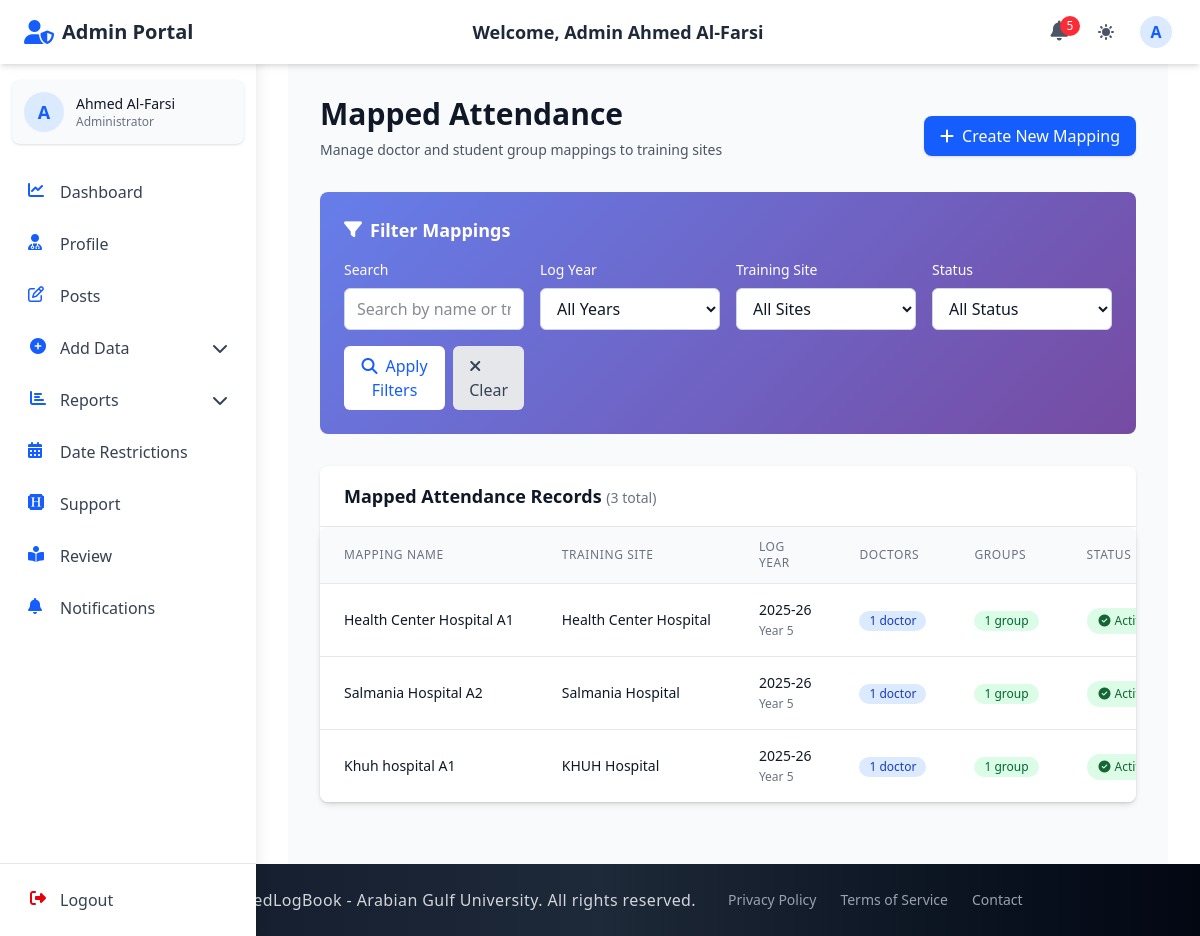
The page /admin_section/mapped-attendance/ (signed in) on the database its author committed.
### accounts/models.py (models this page shows, shortened)
class CustomUser(AbstractUser):
    email = models.EmailField(unique=True)
    first_name = models.CharField(max_length=150, blank=True)
    last_name = models.CharField(max_length=150, blank=True)
    profile_photo = models.ImageField(
        upload_to="profiles/", blank=True, null=True, default="profiles/default.jpg"
    )
    city = models.CharField(max_length=100, blank=True)
    country = models.CharField(max_length=100, blank=True)
    phone_no = models.CharField(max_length=20, blank=True)
    bio = models.TextField(blank=True)
    speciality = models.CharField(max_length=100, blank=True)
    ROLE_CHOICES = (
        ("student", "Student"),
        ("doctor", "Doctor"),
        ("staff", "Staff"),
        ("admin", "Admin"),
    )
    role = models.CharField(max_length=10, choices=ROLE_CHOICES, default="student")
    groups = models.ManyToManyField(
        "auth.Group", related_name="customuser_groups", blank=True
    )
    user_permissions = models.ManyToManyField(
        "auth.Permission", related_name="customuser_permissions", blank=True
    )
    USERNAME_FIELD = "email"
    REQUIRED_FIELDS = ["username"]

### admin_section/models.py (models this page shows, shortened)
class MappedAttendance(models.Model):
    name = models.CharField(max_length=100, help_text="Name for this attendance mapping")
    training_site = models.ForeignKey(TrainingSite, on_delete=models.CASCADE, related_name='mapped_attendances')
    doctors = models.ManyToManyField('accounts.Doctor', blank=True, related_name='mapped_attendances')
    groups = models.ManyToManyField(Group, blank=True, related_name='mapped_attendances')
    log_year = models.ForeignKey(LogYear, on_delete=models.CASCADE, related_name='mapped_attendances')
    log_year_section = models.ForeignKey(
        LogYearSection,
        on_delete=models.SET_NULL,
        null=True,
        blank=True,
        related_name='mapped_attendances'
    )
    is_active = models.BooleanField(default=True)
    created_at = models.DateTimeField(auto_now_add=True)
    updated_at = models.DateTimeField(auto_now=True)
    class Meta:
        ordering = ['-created_at']
        verbose_name = "Mapped Attendance"
        verbose_name_plural = "Mapped Attendances"
        unique_together = ['name', 'training_site', 'log_year']

class TrainingSite(models.Model):
    name = models.CharField(max_length=100, unique=True)
    log_year = models.ForeignKey(LogYear, on_delete=models.CASCADE, related_name='training_sites')

class LogYear(models.Model):
    year_name = models.CharField(max_length=20, unique=True)

class LogYearSection(models.Model):
    year_section_name = models.CharField(max_length=20)
    year_name = models.ForeignKey(LogYear, on_delete=models.CASCADE, related_name="log_year_sections")
    is_deleted = models.BooleanField(default=False)

### admin_section/views_file/mapped_attendance_views.py (the view)
# urls.py: path("mapped-attendance/", mapped_attendance_list, name="mapped_attendance_list"),
@login_required
def mapped_attendance_list(request):
    search_query = request.GET.get('search', '')
    log_year_filter = request.GET.get('log_year', '')
    training_site_filter = request.GET.get('training_site', '')
    is_active_filter = request.GET.get('is_active', '')
    mappings = MappedAttendance.objects.select_related(
        'training_site', 'log_year', 'log_year_section'
    ).prefetch_related('doctors', 'groups')
    if search_query:
        mappings = mappings.filter(
            Q(name__icontains=search_query) |
            Q(training_site__name__icontains=search_query)
        )
    if log_year_filter:
        mappings = mappings.filter(log_year_id=log_year_filter)
    if training_site_filter:
        mappings = mappings.filter(training_site_id=training_site_filter)
    if is_active_filter:
        mappings = mappings.filter(is_active=is_active_filter == 'true')
    paginator = Paginator(mappings, 10)
    page_number = request.GET.get('page')
    page_obj = paginator.get_page(page_number)
    log_years = LogYear.objects.all().order_by('-year_name')
    training_sites = TrainingSite.objects.all().order_by('name')
    context = {
        'page_obj': page_obj,
        'search_query': search_query,
        'log_years': log_years,
        'training_sites': training_sites,
        'selected_log_year': log_year_filter,
        'selected_training_site': training_site_filter,
        'selected_is_active': is_active_filter,
    }
    return render(request, 'admin_section/mapped_attendance_list.html', context)

### admin_section/templates/admin_section/mapped_attendance_list.html (shortened to what this page needs)
{% extends 'base.html' %}
{% load static %}
{% block navbar %}
  {% include 'components/admin_auth_navbar.html' %}
{% endblock %}
{% block content %}
<div class="min-h-screen bg-gray-50 dark:bg-gray-900 py-8">
  <div class="max-w-7xl mx-auto px-4 sm:px-6 lg:px-8">
    <div class="mb-8">
      <div class="flex flex-col sm:flex-row sm:items-center sm:justify-between">
        <div>
          <h1 class="text-3xl font-bold text-gray-900 dark:text-white">Mapped Attendance</h1>
          <p class="mt-2 text-sm text-gray-600 dark:text-gray-400">
            Manage doctor and student group mappings to training sites
          </p>
        </div>
        <div class="mt-4 sm:mt-0">
          <a href="{% url 'admin_section:mapped_attendance_create' %}"
             class="inline-flex items-center px-4 py-2 bg-blue-600 hover:bg-blue-700 text-white font-medium rounded-lg shadow-sm transition-colors duration-200">
            <i class="fas fa-plus mr-2"></i>
            Create New Mapping
          </a>
        </div>
      </div>
    </div>
    <div class="filter-card rounded-lg p-6 mb-8 text-white">
      <h3 class="text-lg font-semibold mb-4 flex items-center">
        <i class="fas fa-filter mr-2"></i>
        Filter Mappings
      </h3>
      <form method="get" class="grid grid-cols-1 md:grid-cols-4 gap-4">
        <div>
          <label class="block text-sm font-medium mb-2">Search</label>
          <input type="text" name="search" value="{{ search_query }}"
                 placeholder="Search by name or training site..."
                 class="w-full px-3 py-2 rounded-md border border-gray-300 dark:border-gray-600 bg-white dark:bg-gray-800 text-gray-900 dark:text-white focus:ring-2 focus:ring-blue-500">
        </div>
        <div>
          <label class="block text-sm font-medium mb-2">Log Year</label>
          <select name="log_year" class="w-full px-3 py-2 rounded-md border border-gray-300 dark:border-gray-600 bg-white dark:bg-gray-800 text-gray-900 dark:text-white focus:ring-2 focus:ring-blue-500">
            <option value="">All Years</option>
          </select>
        </div>
        <div>
          <label class="block text-sm font-medium mb-2">Training Site</label>
          <select name="training_site" class="w-full px-3 py-2 rounded-md border border-gray-300 dark:border-gray-600 bg-white dark:bg-gray-800 text-gray-900 dark:text-white focus:ring-2 focus:ring-blue-500">
            <option value="">All Sites</option>
          </select>
        </div>
        <div>
          <label class="block text-sm font-medium mb-2">Status</label>
          <select name="is_active" class="w-full px-3 py-2 rounded-md border border-gray-300 dark:border-gray-600 bg-white dark:bg-gray-800 text-gray-900 dark:text-white focus:ring-2 focus:ring-blue-500">
            <option value="">All Status</option>
          </select>
        </div>
        <div class="md:col-span-4 flex gap-2">
          <button type="submit" class="px-4 py-2 bg-white text-blue-600 rounded-md hover:bg-gray-100 transition-colors duration-200 font-medium">
            <i class="fas fa-search mr-2"></i>Apply Filters
          </button>
          <a href="{% url 'admin_section:mapped_attendance_list' %}" class="px-4 py-2 bg-gray-200 text-gray-700 rounded-md hover:bg-gray-300 transition-colors duration-200 font-medium">
            <i class="fas fa-times mr-2"></i>Clear
          </a>
        </div>
      </form>
    </div>
    <div class="bg-white dark:bg-gray-800 rounded-lg shadow-sm">
      <div class="px-6 py-4 border-b border-gray-200 dark:border-gray-700">
        <h3 class="text-lg font-semibold text-gray-900 dark:text-white">
          Mapped Attendance Records
          {% if page_obj.paginator.count %}
            <span class="text-sm font-normal text-gray-500 dark:text-gray-400">
              ({{ page_obj.paginator.count }} total)
            </span>
          {% endif %}
        </h3>
      </div>
      {% if page_obj %}
        <div class="table-container">
          <table class="min-w-full divide-y divide-gray-200 dark:divide-gray-700">
            <thead class="bg-gray-50 dark:bg-gray-700">
              <tr>
                <th class="px-6 py-3 text-left text-xs font-medium text-gray-500 dark:text-gray-300 uppercase tracking-wider">
                  Mapping Name
                </th>
                <th class="px-6 py-3 text-left text-xs font-medium text-gray-500 dark:text-gray-300 uppercase tracking-wider">
                  Training Site
                </th>
                <th class="px-6 py-3 text-left text-xs font-medium text-gray-500 dark:text-gray-300 uppercase tracking-wider">
                  Log Year
                </th>
                <th class="px-6 py-3 text-left text-xs font-medium text-gray-500 dark:text-gray-300 uppercase tracking-wider">
                  Doctors
                </th>
                <th class="px-6 py-3 text-left text-xs font-medium text-gray-500 dark:text-gray-300 uppercase tracking-wider">
                  Groups
                </th>
                <th class="px-6 py-3 text-left text-xs font-medium text-gray-500 dark:text-gray-300 uppercase tracking-wider">
                  Status
                </th>
              </tr>
            </thead>
            <tbody class="bg-white dark:bg-gray-800 divide-y divide-gray-200 dark:divide-gray-700">
              {% for mapping in page_obj %}
                <tr class="hover:bg-gray-50 dark:hover:bg-gray-700 transition-colors duration-150">
                  <td class="px-6 py-4 whitespace-nowrap">
                    <div class="text-sm font-medium text-gray-900 dark:text-white">
                      {{ mapping.name }}
                    </div>
                  </td>
                  <td class="px-6 py-4 whitespace-nowrap">
                    <div class="text-sm text-gray-900 dark:text-white">
                      {{ mapping.training_site.name }}
                    </div>
                  </td>
                  <td class="px-6 py-4 whitespace-nowrap">
                    <div class="text-sm text-gray-900 dark:text-white">
                      {{ mapping.log_year.year_name }}
                      {% if mapping.log_year_section %}
                        <br><span class="text-xs text-gray-500">{{ mapping.log_year_section.year_section_name }}</span>
                      {% endif %}
                    </div>
                  </td>
                  <td class="px-6 py-4 whitespace-nowrap">
                    <div class="text-sm text-gray-900 dark:text-white">
                      <span class="inline-flex items-center px-2.5 py-0.5 rounded-full text-xs font-medium bg-blue-100 text-blue-800">
                        {{ mapping.doctors.count }} doctor{{ mapping.doctors.count|pluralize }}
                      </span>
                    </div>
                  </td>
                  <td class="px-6 py-4 whitespace-nowrap">
                    <div class="text-sm text-gray-900 dark:text-white">
                      <span class="inline-flex items-center px-2.5 py-0.5 rounded-full text-xs font-medium bg-green-100 text-green-800">
                        {{ mapping.groups.count }} group{{ mapping.groups.count|pluralize }}
                      </span>
                    </div>
                  </td>
                  <td class="px-6 py-4 whitespace-nowrap">
                    {% if mapping.is_active %}
                      <span class="status-badge status-active">
                        <i class="fas fa-check-circle mr-1"></i>Active
                      </span>
                    {% else %}
                      <span class="status-badge status-inactive">
                        <i class="fas fa-times-circle mr-1"></i>Inactive
                      </span>
                    {% endif %}
                  </td>
                </tr>
              {% endfor %}
            </tbody>
          </table>
        </div>
      {% endif %}
    </div>
  </div>
</div>
{% endblock %}

### templates/components/auth_navbar_base.html (shortened to what this page needs)
<header class="bg-white dark:bg-gray-800 shadow-md fixed top-0 left-0 right-0 z-40 h-16 transition-all duration-300">
  <div class="flex items-center justify-between h-full px-4 md:px-6 max-w-7xl mx-auto">
    <div class="flex items-center space-x-3">
      <a href="{% block home_url %}{% endblock %}" class="flex items-center">
        <i class="{% block header_icon %}fas fa-book-medical{% endblock %} text-blue-600 dark:text-blue-400 text-2xl mr-2"></i>
        <span class="font-bold text-xl text-gray-800 dark:text-white hidden sm:inline">{% block portal_name %}ElogBook Portal{% endblock %}</span>
      </a>
    </div>
    <div class="hidden md:block text-center">
      <h1 class="text-lg font-semibold text-gray-800 dark:text-white">
        Welcome, {% block user_title %}{% endblock %} {{ request.session.first_name }} {{ request.session.last_name }}
      </h1>
    </div>
    <div class="flex items-center space-x-3">
      <div class="relative">
        <a href="{% block notifications_url %}#{% endblock %}" class="p-2 text-gray-600 dark:text-gray-300 hover:bg-gray-100 dark:hover:bg-gray-700 rounded-full transition-colors duration-200" aria-label="Notifications">
          <i class="fas fa-bell text-xl"></i>
          {% if unread_notifications_count > 0 %}
            <span class="absolute -top-1 -right-1 bg-red-500 text-white text-xs rounded-full h-5 w-5 flex items-center justify-center">{{ unread_notifications_count }}</span>
          {% endif %}
        </a>
      </div>
      <button id="theme-toggle" aria-label="Toggle dark mode" class="p-2 text-gray-600 dark:text-gray-300 hover:bg-gray-100 dark:hover:bg-gray-700 rounded-full transition-colors duration-200 focus:outline-none focus:ring-2 focus:ring-blue-500">
      </button>
      <div class="relative" x-data="{open: false}">
        <button @click="open = !open" id="user-menu-button" class="flex items-center text-gray-600 dark:text-gray-300 hover:bg-gray-100 dark:hover:bg-gray-700 rounded-full p-1 focus:outline-none focus:ring-2 focus:ring-blue-500">
          <div class="h-8 w-8 rounded-full bg-blue-100 dark:bg-blue-900 flex items-center justify-center text-blue-600 dark:text-blue-300 font-semibold">
            {{ request.session.first_name|slice:"0:1" }}
          </div>
        </button>
      </div>
    </div>
  </div>
</header>
<aside id="sidebar" class="fixed inset-y-0 left-0 z-30 w-64 pt-16 bg-white dark:bg-gray-800 shadow-lg transform -translate-x-full transition-transform duration-300 ease-in-out md:translate-x-0 overflow-hidden">
  <div class="h-full flex flex-col">
    <div class="flex-1 px-3 py-4 overflow-y-auto">
      <div class="flex items-center p-3 mb-6 rounded-lg bg-gray-50 dark:bg-gray-700 shadow-sm">
        <div class="flex-shrink-0">
          <div class="h-10 w-10 rounded-full bg-blue-100 dark:bg-blue-900 flex items-center justify-center text-blue-600 dark:text-blue-300 font-semibold text-lg">
            {{ request.session.first_name|slice:"0:1" }}
          </div>
        </div>
        <div class="ml-3 overflow-hidden">
        <p class="text-sm font-medium text-gray-900 dark:text-white truncate">{{ request.session.first_name }} {{ request.session.last_name }}</p>
        <p class="text-xs text-gray-500 dark:text-gray-400 truncate">{% block user_role %}User{% endblock %}</p>
      </div>
    </div>
      <nav class="space-y-1">
        {% block sidebar_menu %}{% endblock %}
      </nav>
    </div>
    <div class="px-3 py-3 border-t border-gray-200 dark:border-gray-700">
      <form method="POST" action="{% block logout_url_bottom %}#{% endblock %}" class="w-full">
        <button type="submit" class="flex w-full items-center px-4 py-3 text-gray-700 dark:text-gray-300 rounded-lg hover:bg-gray-100 dark:hover:bg-gray-700 group transition-colors duration-200">
          <i class="fas fa-sign-out-alt w-5 h-5 text-red-600 dark:text-red-400"></i>
          <span class="ml-3 font-medium">Logout</span>
        </button>
      </form>
    </div>
  </div>
</aside>
<div id="content-wrapper" class="pt-16 md:pl-64 min-h-screen transition-all duration-300">
</div>

### rows shown on the page
CustomUser: session.last_name "Al-Farsi"
MappedAttendance: name "Health Center Hospital A1", training_site.name "Health Center Hospital", log_year.year_name "2025-26", log_year_section.year_section_name "Year 5", doctors.count "1", groups.count "1", is_active True (drawn)
MappedAttendance: name "Salmania Hospital A2", training_site.name "Salmania Hospital", log_year.year_name "2025-26", log_year_section.year_section_name "Year 5", doctors.count "1", groups.count "1", is_active True (drawn)
MappedAttendance: name "Khuh hospital A1", training_site.name "KHUH Hospital", log_year.year_name "2025-26", log_year_section.year_section_name "Year 5", doctors.count "1", groups.count "1", is_active True (drawn)

### other values the page prints
{{ request.session.first_name }} "Ahmed"
{{ unread_notifications_count }} "5"
{{ request.session.first_name|slice:"0:1" }} "A"
{{ page_obj.paginator.count }} "3"
